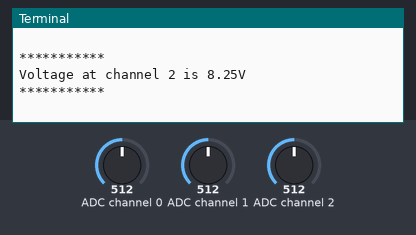
Bench run of a program on a simulated Raspberry Pi (BCM pin numbers). Parts: the last lines printed to the terminal. Inputs (shaded band) come from the test bench; at power-on: ADC channel 0 = 512, ADC channel 1 = 512, ADC channel 2 = 512 (analog values on the 0–1023 scale).

Above: at 3.2 s.
3.3 s: ADC channel 0 set to 716
At 3.9 s:
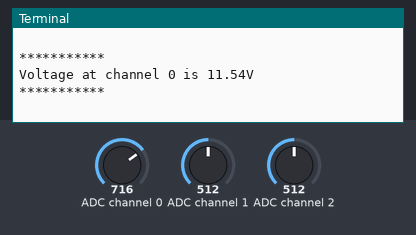
5.3 s: ADC channel 1 set to 716
At 5.8 s:
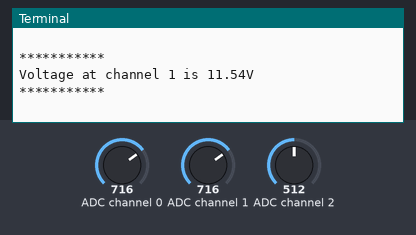
7.3 s: ADC channel 2 set to 716
At 7.9 s:
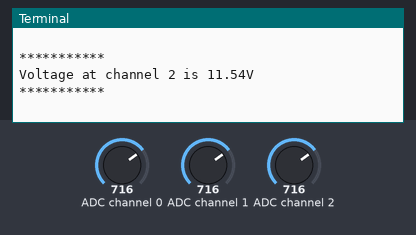
9.3 s: ADC channel 0 set to 900
At 9.9 s:
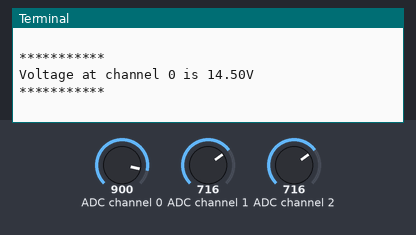
11.3 s: ADC channel 1 set to 900
At 11.9 s:
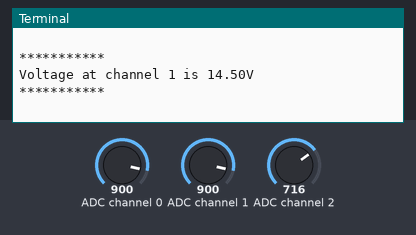
13.3 s: ADC channel 2 set to 900
At 13.9 s:
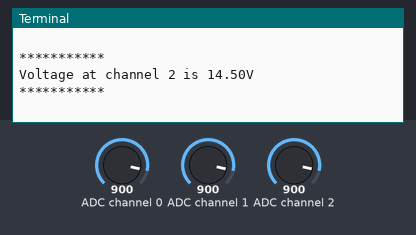
Timing chart, 0 to 16.3 s (numbered marks = the images above; inputs shaded):
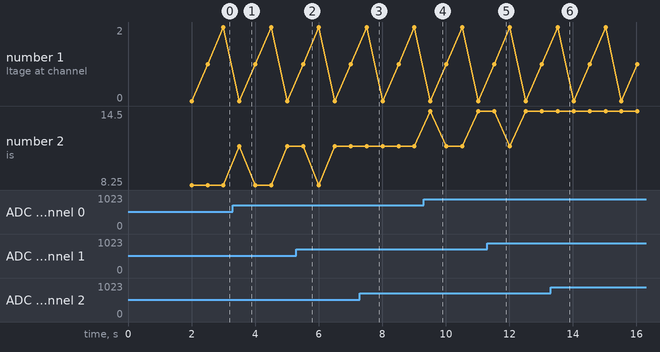

Measured:
- after the input at 3.3 s, the terminal: prints a new line after 0.20 s (image 1)
- after the input at 5.3 s, the terminal: prints a new line after 0.21 s (image 2)
- after the input at 7.3 s, the terminal: prints a new line after 0.21 s (image 3)
- after the input at 9.3 s, the terminal: prints a new line after 0.22 s (image 4)
- after the input at 11.3 s, the terminal: prints a new line after 0.22 s (image 5)
- after the input at 13.3 s, the terminal: prints a new line after 0.22 s (image 6)
- plotted number 2: 8.25 → 11.54 after the input at 3.3 s, 11.54 → 14.5 after the input at 9.3 s

The program:

voltmeter.py
```python
import RPi.GPIO as GPIO
import time

CLK = 11
MISO = 9
MOSI = 10
CS = 8


def init():
    GPIO.setwarnings(False)
    GPIO.setmode(GPIO.BCM)
    GPIO.setup(MOSI, GPIO.OUT)
    GPIO.setup(MISO, GPIO.IN)
    GPIO.setup(CLK, GPIO.OUT)
    GPIO.setup(CS, GPIO.OUT)
    pass


# read SPI data from MCP3008(or MCP3204) chip,8 possible adc's (0 thru 7)
def readadc(adcnum, clockpin, mosipin, misopin, cspin):
    if ((adcnum > 7) or (adcnum < 0)):
        return -1
    GPIO.output(cspin, True)

    GPIO.output(clockpin, False)  # start clock low
    GPIO.output(cspin, False)  # bring CS low

    commandout = adcnum
    commandout |= 0x18
    commandout <<= 3
    for i in range(5):
        if (commandout & 0x80):
            GPIO.output(mosipin, True)
        else:
            GPIO.output(mosipin, False)
        commandout <<= 1
        GPIO.output(clockpin, True)
        GPIO.output(clockpin, False)

    adcout = 0
    for i in range(12):
        GPIO.output(clockpin, True)
        GPIO.output(clockpin, False)
        adcout <<= 1
        if(GPIO.input(misopin)):
            adcout |= 0x1

    GPIO.output(cspin, True)

    adcout >>= 1
    return adcout


def main():
    init()
    time.sleep(2)
    while True:
        for i in range(3):
            ad_value = readadc(i, CLK, MOSI, MISO, CS)
            voltage = ad_value * (3.3 / 1024) * 5
            print("***********")
            print("Voltage at channel " + str(i) + " is " + str("%.2f" % voltage) + "V")
            print("***********")
            print(' ')
            time.sleep(0.5)


if __name__ == '__main__':
    try:
        main()
    except KeyboardInterrupt:
        pass
GPIO.cleanup()
```
